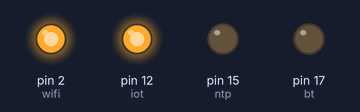
This sketch was run on a simulated Arduino Uno, built with avr-gcc and run on an emulated ATmega328P. On the bench: output pins drawn as LEDs (lit = HIGH).

Above: at 0.5 s.
At 1.5 s:
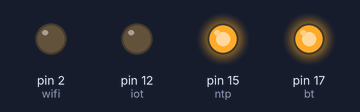
At 2.5 s:
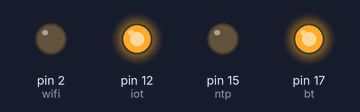
At 3.5 s:
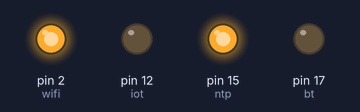
At 4.5 s:
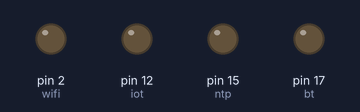
At 5.5 s:
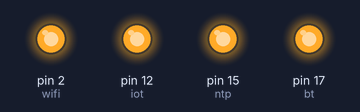
Timing chart, 0 to 7.8 s (numbered marks = the images above):
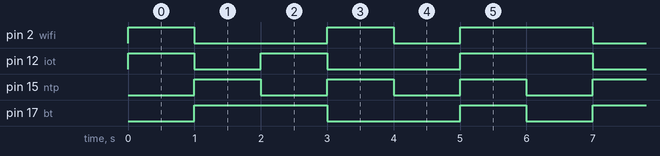

The sketch:

function_motor.ino
```cpp
int bt = 17;
int wifi = 2;
int ntp = 15;
int iot = 12;

void setup() {
pinMode(bt,OUTPUT);
pinMode(wifi,OUTPUT);
pinMode(ntp,OUTPUT);
pinMode(iot,OUTPUT);

}
void loop() {
 forward();
 delay(1000);
 backward();
 delay(1000);
 right();
 delay(1000);
 left();
 delay(1000);
 stop2();
 delay(1000);
 stop3();
 delay(1000);
}
void forward(){
  digitalWrite(bt,LOW);
  digitalWrite(wifi,HIGH);
  digitalWrite(ntp,LOW);
  digitalWrite(iot,HIGH);

}
void backward(){
  digitalWrite(bt,HIGH);
  digitalWrite(wifi,LOW);
  digitalWrite(ntp,HIGH);
  digitalWrite(iot,LOW);
}

void right(){
  digitalWrite(bt,HIGH);
  digitalWrite(wifi,LOW);
  digitalWrite(ntp,LOW);
  digitalWrite(iot,HIGH);
}
void left(){
  digitalWrite(bt,LOW);
  digitalWrite(wifi,HIGH);
  digitalWrite(ntp,HIGH);
  digitalWrite(iot,LOW);
}
void stop2(){  //0000
  digitalWrite(bt,LOW);
  digitalWrite(wifi,LOW);
  digitalWrite(ntp,LOW);
  digitalWrite(iot,LOW);
}
void stop3(){ //1111
  digitalWrite(bt,HIGH);
  digitalWrite(wifi,HIGH);
  digitalWrite(ntp,HIGH);
  digitalWrite(iot,HIGH);
}
```

led.ino
```cpp

```

Measured:
- by itself, pin 2 (wifi), pin 17 (bt): repeats every 6.0 s: LOW 2.0 s, HIGH 1.0 s, LOW 1.0 s, HIGH 2.0 s
- by itself, pin 12 (iot): repeats every 6.0 s: LOW 1.0 s, HIGH 1.0 s, LOW 2.0 s, HIGH 2.0 s
- by itself, pin 15 (ntp): alternates HIGH for 1.0 s and LOW for 1.0 s
